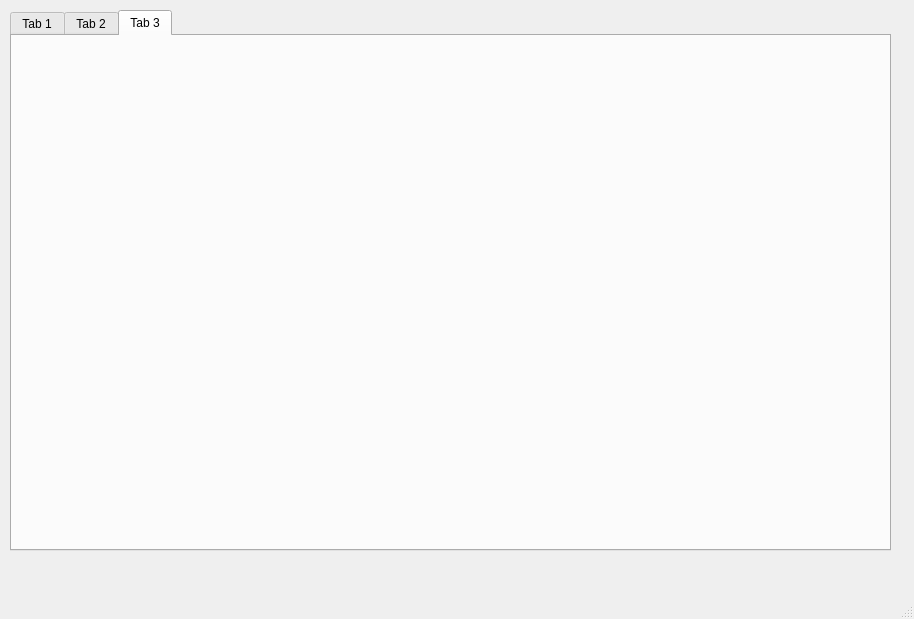
<?xml version="1.0" encoding="UTF-8"?>
<ui version="4.0">
 <class>MainWindow</class>
 <widget class="QMainWindow" name="MainWindow">
  <property name="geometry">
   <rect>
    <x>0</x>
    <y>0</y>
    <width>914</width>
    <height>619</height>
   </rect>
  </property>
  <property name="windowTitle">
   <string>MainWindow</string>
  </property>
  <widget class="QWidget" name="centralwidget">
   <widget class="QTabWidget" name="tabWidget">
    <property name="geometry">
     <rect>
      <x>10</x>
      <y>10</y>
      <width>881</width>
      <height>541</height>
     </rect>
    </property>
    <property name="currentIndex">
     <number>2</number>
    </property>
    <widget class="QWidget" name="tab">
     <attribute name="title">
      <string>Tab 1</string>
     </attribute>
     <widget class="PlotWidget" name="widget" native="true">
      <property name="geometry">
       <rect>
        <x>10</x>
        <y>209</y>
        <width>561</width>
        <height>291</height>
       </rect>
      </property>
     </widget>
     <widget class="QLabel" name="label">
      <property name="geometry">
       <rect>
        <x>580</x>
        <y>210</y>
        <width>291</width>
        <height>291</height>
       </rect>
      </property>
      <property name="text">
       <string/>
      </property>
      <property name="pixmap">
       <pixmap>rogue-echo-air-bike.jpg</pixmap>
      </property>
      <property name="scaledContents">
       <bool>true</bool>
      </property>
     </widget>
    </widget>
    <widget class="QWidget" name="tab_2">
     <attribute name="title">
      <string>Tab 2</string>
     </attribute>
     <widget class="QLabel" name="label_2">
      <property name="geometry">
       <rect>
        <x>580</x>
        <y>210</y>
        <width>291</width>
        <height>291</height>
       </rect>
      </property>
      <property name="text">
       <string/>
      </property>
      <property name="pixmap">
       <pixmap>rogue-echo-air-bike.jpg</pixmap>
      </property>
      <property name="scaledContents">
       <bool>true</bool>
      </property>
     </widget>
     <widget class="PlotWidget" name="widget_2" native="true">
      <property name="geometry">
       <rect>
        <x>10</x>
        <y>209</y>
        <width>561</width>
        <height>291</height>
       </rect>
      </property>
     </widget>
    </widget>
    <widget class="QWidget" name="tab_3">
     <attribute name="title">
      <string>Tab 3</string>
     </attribute>
    </widget>
   </widget>
  </widget>
  <widget class="QMenuBar" name="menubar">
   <property name="geometry">
    <rect>
     <x>0</x>
     <y>0</y>
     <width>914</width>
     <height>26</height>
    </rect>
   </property>
  </widget>
  <widget class="QStatusBar" name="statusbar"/>
 </widget>
 <customwidgets>
  <customwidget>
   <class>PlotWidget</class>
   <extends>QWidget</extends>
   <header location="global">pyqtgraph</header>
   <container>1</container>
  </customwidget>
 </customwidgets>
 <resources/>
 <connections/>
</ui>
